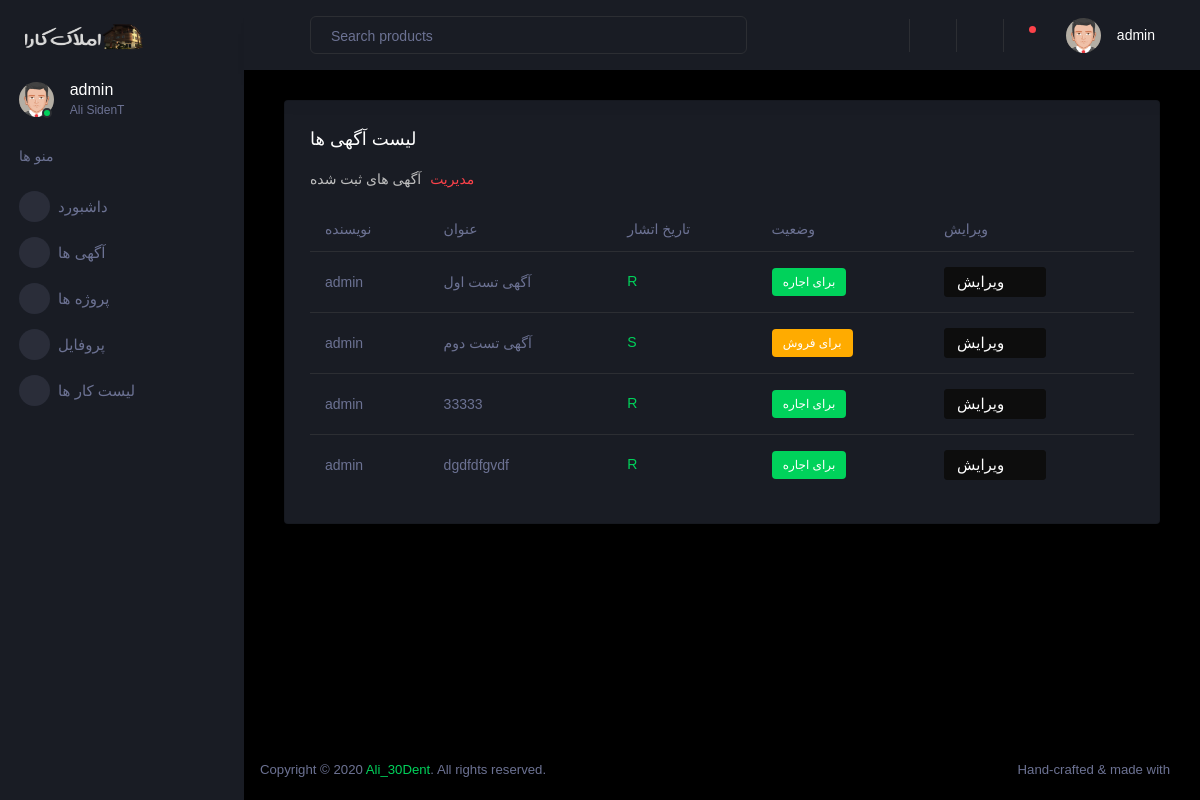
/accounts/adslist/ (signed in), run on the app's committed database.
### accounts/models.py (models this page shows)
class User(AbstractUser):
    phone = models.CharField(max_length=12 ,verbose_name="موبایل")
    watsapp = models.CharField(max_length=12 ,blank=True, verbose_name="شماره واتس آپ")
    telegram = models.CharField(max_length=12 ,blank=True, verbose_name="شماره تلگرام")
    avatar = models.ImageField(upload_to="avatar", blank=True, verbose_name="تصویر نمایه")

### Ads/models.py (models this page shows, shortened)
class Ads(models.Model):
    author = models.ForeignKey(User, on_delete=models.CASCADE, verbose_name="کاربر")
    title = models.CharField(max_length=64, verbose_name="عنوان آگهی")
    body = models.TextField(verbose_name="توضیحات")
    catorg = models.CharField(max_length=1, choices=Cat_CHOICES, verbose_name="اجاره/فروش")
    category = models.ForeignKey(category,on_delete=any, verbose_name="دسته بندی")
    price = models.IntegerField(blank=True, null=True, verbose_name="قیمت فروش ملک")
    pricerent1 = models.IntegerField(blank=True, null=True, verbose_name="قیمت اجاره شنبه تا چهارشنبه")
    pricerent2 = models.IntegerField(blank=True, null=True, verbose_name="قیمت اجاره چهارشنبه تا شنبه")
    pricerent3 = models.IntegerField(blank=True, null=True, verbose_name="قیمت اجاره تعطیلات")
    image = models.ImageField(upload_to="adspic", verbose_name="تصویر کاور")
    image2 = models.ImageField(upload_to="adspic", verbose_name="تصویر")
    sizeerth = models.IntegerField(blank=True, verbose_name="متراژ زمین")
    sizelot = models.IntegerField(verbose_name="متراژ بنا")
    floor = models.CharField(max_length=2, choices=Floor_CHOICES, blank=True, verbose_name="تعداد طبقات")
    rooms = models.CharField(max_length=1, choices=Room_CHOICES, blank=True, verbose_name="تعداد اتاق خواب")
    fool = models.CharField(max_length=20, choices=Fool_CHOICES, blank=True, verbose_name="ظرفیت نفرات")
    services = models.ManyToManyField(service, blank=True, verbose_name="امکانات")
    cat_city = models.ForeignKey(City,on_delete=any, verbose_name="استان")
    status = models.CharField(max_length=1, choices=STATUS_CHOICES, blank=True, verbose_name="وضعیت فعلی" )
    created_at = models.DateTimeField(auto_now_add=True, verbose_name="زمان انتشار آگهی")
    ads_vip = models.BooleanField(default=False, verbose_name="آگهی ویژه")
    class Meta:
        verbose_name = "آگهی"
        verbose_name_plural = "آگهی ها"

### accounts/views.py (the view)
# urls.py: path('adslist/', Ads_list.as_view(), name='Adslist'),
class Ads_list(LoginRequiredMixin, ListView):
    model = Ads
    template_name = "panel/Ads-list.html"

### templates/panel/Ads-list.html (shortened to what this page needs)
{% extends 'panel/base.html' %}
{% block content %}
<div class="container-scroller">
      {% include './partials/_sidebar.html' %}
      <div class="container-fluid page-body-wrapper">
        {% include './partials/_navbar.html' %}
        <div class="main-panel">
          <div class="content-wrapper">
            <div class="col grid-margin stretch-card">
              <div class="card">
                <div class="card-body">
                  <h4 class="card-title">لیست آگهی ها</h4>
                  <p class="card-description"> <code>مدیریت</code> آگهی های ثبت شده
                  </p>
                  <div class="table-responsive">
                    <table class="table table-hover">
                      <thead>
                        <tr>
                          <th>نویسنده</th>
                          <th>عنوان</th>
                          <th>تاریخ اتشار</th>
                          <th>وضعیت</th>
                          <th>ویرایش</th>
                        </tr>
                      </thead>
                      <tbody>
                        {% for Ads in object_list %}
                        <tr>
                          <td>{{ Ads.author }}</td>
                          <td>{{ Ads.title }}</td>
                          <td class="text-success">{{ Ads.catorg }} <i class="mdi mdi-arrow-left"></i></td>
                          <td>{% if Ads.catorg == 'R' %}
                            <label class="badge badge-success">برای اجاره</label>
                            {% else %}
                            {% if Ads.catorg == 'S' %}
                            <label class="badge badge-warning">برای فروش</label>
                            {% endif %}{% endif %}
                          </td>
                          <td>
                            <a href="{% url 'accounts:dashboard'%}" class="btn btn-dark btn-icon-text"> ویرایش <i class="mdi mdi-file-check btn-icon-append"></i></a>
                          </td>
                          {% endfor %}
                        </tr>
                      </tbody>
                    </table>
                  </div>
                </div>
              </div>
            </div>
          </div>
          {% include './partials/_footer.html' %}
        </div>
      </div>
    </div>
    {% endblock %}

### templates/panel/base.html (shortened to what this page needs)
{% load static %}
<!DOCTYPE html>
<html lang="en">
  <head>
    <link rel="stylesheet" href="{% static 'panel/assets/vendors/mdi/css/materialdesignicons.min.css' %}">
    <link rel="stylesheet" href="{% static 'panel/assets/vendors/css/vendor.bundle.base.css' %}">
    <link rel="stylesheet" href="{% static 'panel/assets/css/style.css' %}">
  </head>
  <body>
    {% block content %}
    {% endblock %}
  </body>
</html>

### templates/panel/partials/_sidebar.html (shortened to what this page needs)
{% load static %}
<nav class="sidebar sidebar-offcanvas" id="sidebar">
  <div class="sidebar-brand-wrapper d-none d-lg-flex align-items-center justify-content-center fixed-top">
    <a class="sidebar-brand brand-logo" href="{% url 'accounts:dashboard' %}"><img src="{% static 'panel/assets/images/logo-AK-1.png' %}" alt="logo" /></a>
  </div>
  <ul class="nav">
    <li class="nav-item profile">
      <div class="profile-desc">
        <div class="profile-pic">
          <div class="count-indicator">
            <img class="img-xs rounded-circle " src="{{ user.avatar.url }}" alt="{% static 'panel/assets/images/faces-clipart/pic-4.png' %}">
            <span class="count bg-success"></span>
          </div>
          <div class="profile-name">
            <h5 class="mb-0 font-weight-normal">{{ user.username }}</h5>
            <span>{{ user.get_full_name }}</span>
          </div>
        </div>
        <a href="#" id="profile-dropdown" data-toggle="dropdown"><i class="mdi mdi-dots-vertical"></i></a>
      </div>
    </li>
    <li class="nav-item nav-category">
      <span class="nav-link">منو ها</span>
    </li>
    <li class="nav-item menu-items {% if request.resolver_match.url_name == 'dashboard' %} active {% endif %}">
      <a class="nav-link" href="{% url 'accounts:dashboard' %}">
        <span class="menu-icon">
          <i class="mdi mdi-speedometer"></i>
        </span>
        <span class="menu-title">داشبورد</span>
      </a>
    </li>
    <li class="nav-item menu-items {% if request.resolver_match.url_name == 'add-blog' and 'blog-list' %} active {% endif %}">
      <a class="nav-link" data-toggle="collapse" href="#ui-basic" aria-expanded="false" aria-controls="ui-basic">
        <span class="menu-icon">
          <i class="mdi mdi-laptop"></i>
        </span>
        <span class="menu-title">آگهی ها</span>
        <i class="menu-arrow"></i>
      </a>
    </li>
    <li class="nav-item menu-items">
      <a class="nav-link" href="#">
        <span class="menu-icon">
          <i class="mdi mdi-playlist-play"></i>
        </span>
        <span class="menu-title">پروژه ها</span>
      </a>
    </li>
    <li class="nav-item menu-items {% if request.resolver_match.url_name == 'profile' %} active {% endif %}">
      <a class="nav-link" href="{% url 'accounts:profile' %}">
        <span class="menu-icon">
          <i class="mdi mdi-table-large"></i>
        </span>
        <span class="menu-title">پروفایل</span>
      </a>
    </li>
    <li class="nav-item menu-items">
      <a class="nav-link" href="#">
        <span class="menu-icon">
          <i class="mdi mdi-chart-bar"></i>
        </span>
        <span class="menu-title">لیست کار ها</span>
      </a>
    </li>
  </ul>
</nav>

### templates/panel/partials/_navbar.html (shortened to what this page needs)
{% load static %}
<nav class="navbar p-0 fixed-top d-flex flex-row">
  <div class="navbar-menu-wrapper flex-grow d-flex align-items-stretch">
    <button class="navbar-toggler navbar-toggler align-self-center" type="button" data-toggle="minimize">
      <span class="mdi mdi-menu"></span>
    </button>
    <ul class="navbar-nav w-100">
      <li class="nav-item w-100">
        <form class="nav-link mt-2 mt-md-0 d-none d-lg-flex search">
          <input type="text" class="form-control" placeholder="Search products">
        </form>
      </li>
    </ul>
    <ul class="navbar-nav navbar-nav-right">
      <li class="nav-item dropdown border-left">
        <a class="nav-link" href="{% url 'Ads:index' %}">
          <i class="mdi mdi-plus"></i>
        </a>
      </li>
      <li class="nav-item dropdown border-left">
        <a class="nav-link" href="{% url 'Ads:index' %}">
          <i class="mdi mdi-home"></i>
        </a>
      </li>
      <li class="nav-item dropdown border-left">
        <a class="nav-link count-indicator dropdown-toggle" id="notificationDropdown" href="#" data-toggle="dropdown">
          <i class="mdi mdi-bell"></i>
          <span class="count bg-danger"></span>
        </a>
      </li>
      <li class="nav-item dropdown">
        <a class="nav-link" id="profileDropdown" href="#" data-toggle="dropdown">
          <div class="navbar-profile">
            <img class="img-xs rounded-circle" src="{{ user.avatar.url }}" alt="{% static 'panel/assets/images/faces-clipart/pic-4.png' %}">
            <p class="mb-0 d-none d-sm-block navbar-profile-name">{{ user.username }}</p>
            <i class="mdi mdi-menu-down d-none d-sm-block"></i>
          </div>
        </a>
      </li>
    </ul>
  </div>
</nav>

### templates/panel/partials/_footer.html
<footer class="footer">
  <div class="d-sm-flex justify-content-center justify-content-sm-between">
    <span class="text-muted text-center text-sm-left d-block d-sm-inline-block">Copyright © 2020 <a href="https://www.6line.ir" target="_blank">Ali_30Dent</a>. All rights reserved.</span>
    <span class="text-muted float-none float-sm-right d-block mt-1 mt-sm-0 text-center">Hand-crafted & made with <i class="mdi mdi-heart text-danger"></i></span>
  </div>
</footer>

### data on the page
User: avatar (picture), username "admin", get_full_name "Ali SidenT"
Ads: author "admin", title "آگهی تست اول", catorg "R", shows "برای اجاره"
Ads: author "admin", title "آگهی تست دوم", catorg "S", shows "برای فروش"
Ads: author "admin", title "33333", catorg "R", shows "برای اجاره"
Ads: author "admin", title "dgdfdfgvdf", catorg "R", shows "برای اجاره"
